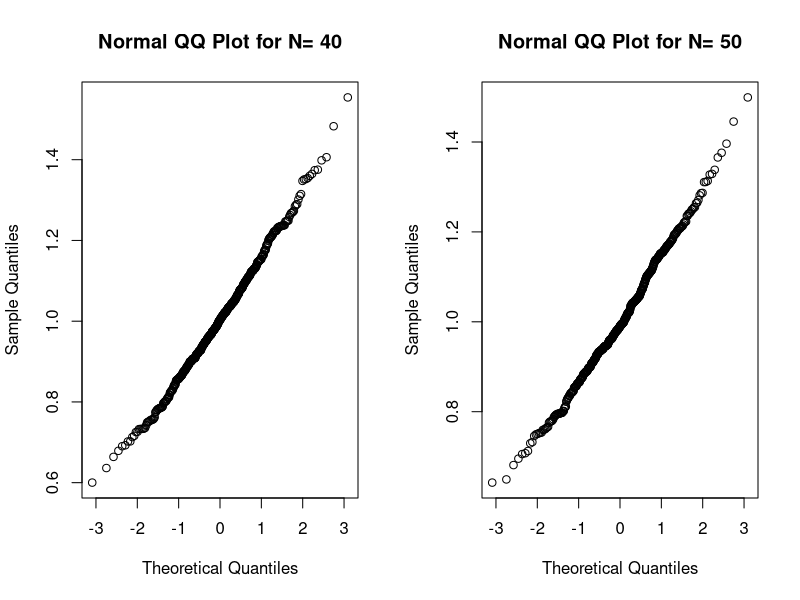
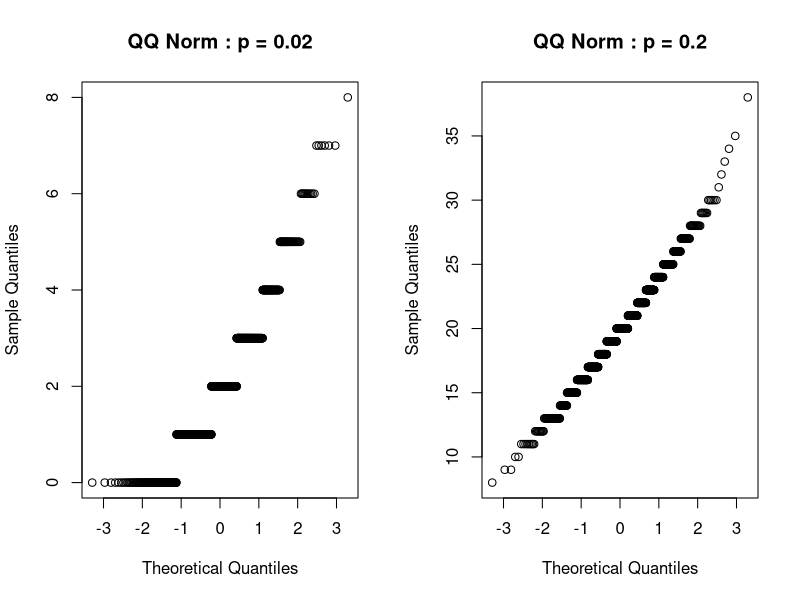
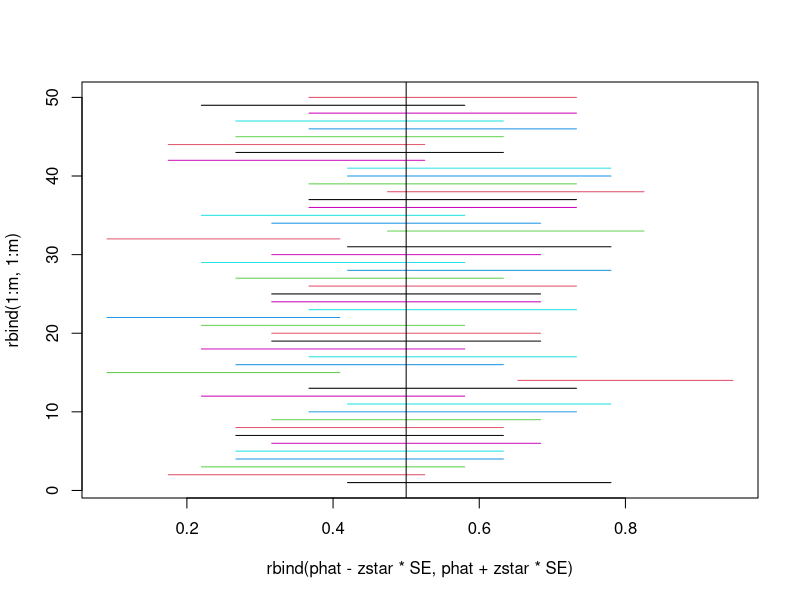

The R script that drew these images, in order:
# Course: APMA 6548
# Assignment number: 5

# Authors: Donald Newell, Muhammad Yanhaona, Matt Steiner
# Date: 10/24/2012

# Group Pledge: On our honor as students, we have neither given nor received aid on this assignment.

###################################################################
# Problem #1 : Simulations from a population distribution of Exponential

prob1 <- function()
{
   # Collects all code repeated for N=40 & N=50
   cltCriteria <- function(N)
   {
      #Creates a list of 500 vectors, each of size N from the exponential distribution
      samples <- list()
      for(i in 1:500){samples[[i]] = rexp(N,1)}
   
      #Finds the sample means and variances
      samplemeans <- unlist(lapply(samples, mean))
      samplevars <- unlist(lapply(samples, var))
   
      #Plots the Q-Q Norm to test normality
      qqnorm(samplemeans, main=paste("Normal QQ Plot for N=", N))
      cat("For N=", N, "\n")
      
      # Calculates the mean of the sample means, expected 1^-1=1
      cat("Mean of Sample Means:", mean(samplemeans), "\n")
      cat("  Expected: 1\n")
      
      # Calculates StDev of the sample means, expected = SampVar/sqrt(n), SampVar=1^-2
      cat("St. Deviation of Sample Means:", sd(samplemeans), "\n")
      cat("  Expected: ", 1/sqrt(N), "\n")
      
      # Calculates mean Var of the samples, expected var=df/df-2
      cat("Mean Var. of Samples:", mean(samplevars), "\n")
      cat("  Expected: ", N/(N-2), "\n")
      
      # Calculates the upper and lower confidence values for 95%
      tcrit<-qt(.975,N-1)
      sampleupper <- samplemeans+tcrit*sqrt(samplevars/N)
      samplelower <- samplemeans-tcrit*sqrt(samplevars/N)
      
      # Tests whether the confidence intervals contain the true mean 1^-1, and what proportion
      contained = ifelse(1 < sampleupper & 1 > samplelower, 1, 0)
      cat("Number of 95% Intervals containing true mean:", sum(contained)/500, "\n")
      cat("  Expected: ", 0.95 , "\n\n")
   }
   
   # Executes the script for N=40 & N=50, collects the graphs
   par(mfrow=c(1,2))
   cltCriteria(40)
   cltCriteria(50)
}

#Problem #1 Answer:
prob1()
#Plots Generated in PDF
#
# For N= 40 
# Mean of Sample Means: 0.9989308 
# Expected: 1
# St. Deviation of Sample Means: 0.1510185 
# Expected:  0.1581139 
# Mean Var. of Samples: 0.9845518 
# Expected:  1.052632 
# Number of 95% Intervals containing true mean: 0.938 
# Expected:  0.95 

# For N= 50 
# Mean of Sample Means: 1.003259 
# Expected: 1
# St. Deviation of Sample Means: 0.1391202 
# Expected:  0.1414214 
# Mean Var. of Samples: 1.020692 
# Expected:  1.041667 
# Number of 95% Intervals containing true mean: 0.948 
# Expected:  0.95 
#
# QQNorm plots of the sample means shows that both are approximately normal
# Both distributions pass the listed CLT tests
#  
# For this particular interation the CLT approximation is slightly better for N=50, however there
# is significant variations between runs and both are similar enough this is not true for every
# simulation, however the N=50 is more often closer.


###################################################################
# Problem #2 : Textbook Problem 5.27

prob2 <- function()
{
   p <- .5
   n <- 100

   #calculates the probability of 42 or less for both distributions
   binom <- pbinom(42,n,p)
   norm <-pnorm(42, mean=n*p, sd= sqrt(n*p*(1-p)))
   
   cat("Binomial:", binom, "  Normal Approx.:", norm)
}

#Problem #2 Answer:
prob2()
# Binomial: 0.06660531   Normal Approx.: 0.05479929
# This is a fair but first order approximation


###################################################################
# Problem #3 : Textbook Problem 6.1

prob3 <- function()
{
   par(mfrow=c(1,2))
   qqnorm(rbinom(1000, 100, .02), main ="QQ Norm : p = 0.02")
   qqnorm(rbinom(1000, 100, .2), main ="QQ Norm : p = 0.2")
}

#Problem #3 Answer:
prob3()
# Plots generated in PDF
# The P=0.02 distribution is hard to discern as the number of successes in a sample of
# n=100 is very low, while the P=0.2 is clearly approximating a normal distribution.
# If n=1000 however it is easy to see that the P=0.02 distribution grows to be
# approximately normal in character


###################################################################
# Problem #4 : Textbook Problem 7.6

prob4 <- function()
{
   p =.05
   n= 100
   tcrit <-qnorm(.975)
   sterror <- sqrt(p*(1-p)/n)
   
   cat('A 95% confidence interval is between', p-tcrit*sterror, 'and', p+tcrit*sterror)
}

#Problem #4 Answer:
prob4()
# A 95% confidence interval is between 0.007283575 and 0.09271642
# This does not include the value of p = 1/10 = 0.1


###################################################################
# Problem #5 : Textbook Problem 7.10

prob5 <- function()
{
   p =.45
   n1 = 250
   n2 = 1000
   tcrit <-qnorm(.975)
   sterror1 <- sqrt(p*(1-p)/n1)
   sterror2 <- sqrt(p*(1-p)/n2)
   
   cat("For n =", n1, " A 95% confidence interval is between", p-tcrit*sterror1, "and", p+tcrit*sterror1, "\n")
   cat("For n =", n2, " A 95% confidence interval is between", p-tcrit*sterror2, "and", p+tcrit*sterror2)
}

#Problem #5 Answer:
prob5()
# For n = 250  A 95% confidence interval is between 0.3883312 and 0.5116688 
# For n = 1000  A 95% confidence interval is between 0.4191656 and 0.4808344
# The second interval is not four times smaller, it is sqrt(1000/250)=2 times smaller


###################################################################
# Problem #6 : Textbook Problem 7.12

prob6 <- function()
{
   #Code Directly from book to run simulation
   m = 50; n = 20; p = .5;
   alpha = .10; zstar = qnorm(1-alpha/2);
   phat = rbinom(m,n,p)/n
   SE = sqrt(phat*(1-phat)/n)
   cat("Propotion of intervals containing p :", sum(phat - zstar*SE < p & p < phat +zstar*SE)/m)
   par(mfrow=c(1,1))
   matplot(rbind(phat - zstar*SE, phat + zstar*SE),rbind(1:m,1:m),type="l",lty=1)
   abline(v=p)
}

#Problem #6 Answer:
prob6()
# Propotion of intervals containing p : 0.92
# This number will change with each simulation but is distributed around .90, (1-alpha)



###################################################################
# Problem #7 : Problem on distributions

# R provides four functions for each distribution, d, p, q, r
# To learn the usage of these four, since we know the normal distribution,
# let's start with normal. Notice that you are using all four (d, p, q, r) in
# answering the first five questions. 

# What is the probability that a standard normal distributed
# random variable X is negative? [Type in an R command even though you
# readily know the answer; the point is to learn the command for cases
# where you already know the answer]

pnorm(0, mean = 0, sd = 1)
#Answer:
#[1] 0.5


# What is the probability that a standard normal distributed
# random variable X, whose mean 10 and variance 4, is less than 10?
# (first find standard deviation from the variance)

pnorm(10, mean = 10, sd = sqrt(4))
#Answer:
#[1] 0.5


# Compare the probability density function values 
# for a standard normal random variable X for quantiles of +1 and -1

dnorm(1, mean = 0, sd = 1)
dnorm(-1, mean = 0, sd = 1)
#Answer:
#[1] 0.2419707
#[1] 0.2419707
#Values are the same, as distribution is centered on 0


# What is the 0.5th quantile value of a standard normal random variable?
# This question is asking for the smallest value x 
# such that F(x) = 0.5, where F is the distribution function.

qnorm(.5, mean = 0, sd = 1)
#Answer:
#[1] 0

# Generate a random sample of size 10 from a population that has
# a standard normal distribution

rnorm(10, mean = 0, sd = 1)
#Answer:
#[1] -0.82874691 -0.17149837 -1.04384527 -0.16837615  0.52059692 -1.02702689 -0.64273797 -0.01423997 -2.03831925  0.52731867


# Now on to other distributions:

# What is the probability that a Binomal random variable X with parameters
# size of 10 and probability of 0.4 takes on the value 8?

dbinom(8, size=10, prob=.4)
#Answer:
#[1] 0.01061683

# What is the probability that the same Binomial random variable from
# the previous question takes on the values in the range [4,8]?
# Answer this question using both pbinom and dbinom

pbinom(8, size=10, prob=.4)-pbinom(3, size=10, prob=.4)
sum(dbinom(4:8, size=10, prob=.4))
#Answer:
# [1] 0.6160417
# [1] 0.6160417

# Compare the 0.75th quantile values of a gamma distributed random variable
# with three values of the scale parameter: 0.5, 1, and 2. Use
# a value of 2 for the shape parameter for all three cases.

qgamma(.75, shape=2, scale=.5)
qgamma(.75, shape=2, scale=1)
qgamma(.75, shape=2, scale=2)
#Answer:
#[1] 1.346317
#[1] 2.692635
#[1] 5.385269
# Increasing the scale stretches the 75th quantile to larger values

# Generate a random sample of size 10 for a 
# Poisson distributed random variable with
# parameter 2. Is this a discrete or continuous random variable?

rpois(10, lambda=2)
#Answer:
#[1] 0 4 7 1 1 2 2 3 3 1
# This is a discrete random variable

# Finally, a practical use case

# A consumer is trying to decide between two long-distance 
# calling plans. The first one charges a flat rate of 10 cents
# per minute, whereas the second one charges a flat rate of 
# 99 cents per call for calls up to 20 minutes in duration
# and then charges 10 cents for each additional minute exceeding 20.
# Assume that calls lasting a noninteger number of minutes are
# rounded up to the higher integer value, e.g., a call lasting 20 minutes
# and 10 seconds will be charged as a 21 minute call.
# Assume that the call durations (after the rounding up) are distributed
# according to a Poisson distribution with parameter lambda.
# Neglect the probability of calls 30 minutes or longer.

# Which plan is better if the expected call duration is 10 minutes?
# One way is to compare mean charge/call.

# Generates the probability density function for 1 to 30 min, with an average call length of 10min
density <- dpois(1:30, 10)

# Generates the pricing for each plan
plan1 <- seq(10, 300, 10)
plan2 <- c(rep(99,20) , seq(109, 199, 10))

# Finds the expectation values for each plan
cat("Expectation value of Plan 1 :" , sum(density*plan1), "\n")
cat("Expectation value of Plan 2 :" , sum(density*plan2))

# Answer:
# Expectation value of Plan 1 :  99.99997
# Expectation value of Plan 2 :  99.02327
#
# The second plan would be cheaper if the expected average call length, with a poisson distribution, is 10 min